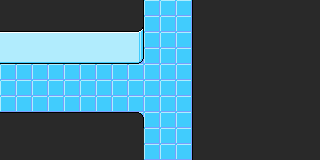

A level layout from a 2D game, rendered from its tile map. Below: a short description, then the map file with its tile-grid data intact:
An orthogonal 20x10 tile map with 16x16 px tiles, 4 tile layers (Tile Layer 1, Tile Layer 2, Tile Layer 3, Tile Layer 4).

<map version="1.4" tiledversion="1.4.2" orientation="orthogonal" renderorder="right-down" width="20" height="10" tilewidth="16" tileheight="16" infinite="0" nextlayerid="5" nextobjectid="1">
 <tileset firstgid="1" source="lab.tsx" />
 <layer id="1" name="Tile Layer 1" width="20" height="10">
  <data encoding="csv">
101,102,102,102,102,102,102,102,102,2,2,2,2,102,102,102,102,102,102,103,
111,112,112,112,112,112,112,112,2,2,2,2,2,112,112,112,112,112,112,113,
111,112,112,112,112,112,112,2,2,2,2,2,2,112,112,112,112,112,112,113,
111,112,112,112,112,112,2,2,2,2,2,2,2,112,112,112,112,112,112,113,
2,2,2,2,2,2,2,2,2,2,2,2,112,112,112,112,112,112,112,113,
2,2,2,2,2,2,2,2,2,2,2,2,112,112,112,112,112,112,112,113,
2,2,2,2,2,2,2,2,2,2,2,2,112,112,112,112,112,112,112,113,
111,112,112,112,112,112,112,112,2,2,2,2,2,112,112,112,112,112,112,113,
111,112,112,112,112,112,112,112,2,2,2,2,2,112,112,112,112,112,112,113,
121,122,122,122,122,122,122,122,122,2,2,2,2,122,122,122,122,122,122,123
</data>
 </layer>
 <layer id="2" name="Tile Layer 2" width="20" height="10">
  <data encoding="csv">
22,22,22,22,22,22,22,22,23,0,0,0,21,22,22,22,22,22,22,22,
32,32,32,32,32,32,32,32,33,0,0,0,21,22,22,22,22,22,22,22,
42,42,42,42,42,42,42,42,43,0,0,0,21,22,22,22,22,22,22,22,
52,52,52,52,52,52,52,52,53,0,0,0,21,22,22,22,22,22,22,22,
0,0,0,0,0,0,0,0,0,0,0,0,21,22,22,22,22,22,22,22,
0,0,0,0,0,0,0,0,0,0,0,0,21,22,22,22,22,22,22,22,
0,0,0,0,0,0,0,0,0,0,0,0,21,22,22,22,22,22,22,22,
12,12,12,12,12,12,12,12,13,0,0,0,21,22,22,22,22,22,22,22,
22,22,22,22,22,22,22,22,22,0,0,0,21,22,22,22,22,22,22,22,
22,22,22,22,22,22,22,22,22,0,0,0,21,22,22,22,22,22,22,22
</data>
 </layer>
 <layer id="3" name="Tile Layer 3" width="20" height="10">
  <data encoding="csv">
0,0,0,0,0,0,0,0,0,0,0,0,0,0,0,0,0,0,0,0,
0,0,0,0,0,0,0,0,0,0,0,0,0,0,0,0,0,0,0,0,
0,0,0,0,0,0,0,0,0,0,0,0,0,0,0,0,0,0,0,0,
0,0,0,0,0,0,0,0,0,0,0,0,0,0,0,0,0,0,0,0,
0,0,0,0,0,0,0,0,0,0,0,0,0,0,0,0,0,0,0,0,
0,0,0,0,0,0,0,0,0,0,0,0,0,0,0,0,0,0,0,0,
0,0,0,0,0,0,0,0,0,0,0,0,0,0,0,0,0,0,0,0,
0,0,0,0,0,0,0,0,0,0,0,0,0,0,0,0,0,0,0,0,
0,0,0,0,0,0,0,0,0,0,0,0,0,0,0,0,0,0,0,0,
0,0,0,0,0,0,0,0,0,0,0,0,0,0,0,0,0,0,0,0
</data>
 </layer>
 <layer id="4" name="Tile Layer 4" width="20" height="10">
  <data encoding="csv">
0,0,0,0,0,0,0,0,0,0,0,0,0,0,0,0,0,0,0,0,
0,0,0,0,0,0,0,0,0,0,0,0,0,0,0,0,0,0,0,0,
0,0,0,0,0,0,0,0,0,0,0,0,0,0,0,0,0,0,0,0,
0,0,0,0,0,0,0,0,0,0,0,0,0,0,0,0,0,0,0,0,
0,0,0,0,0,0,0,0,0,0,0,0,0,0,0,0,0,0,0,0,
0,0,0,0,0,0,0,0,0,0,0,0,0,0,0,0,0,0,0,0,
0,0,0,0,0,0,0,0,0,0,0,0,0,0,0,0,0,0,0,0,
0,0,0,0,0,0,0,0,0,0,0,0,0,0,0,0,0,0,0,0,
0,0,0,0,0,0,0,0,0,0,0,0,0,0,0,0,0,0,0,0,
0,0,0,0,0,0,0,0,0,0,0,0,0,0,0,0,0,0,0,0
</data>
 </layer>
</map>
